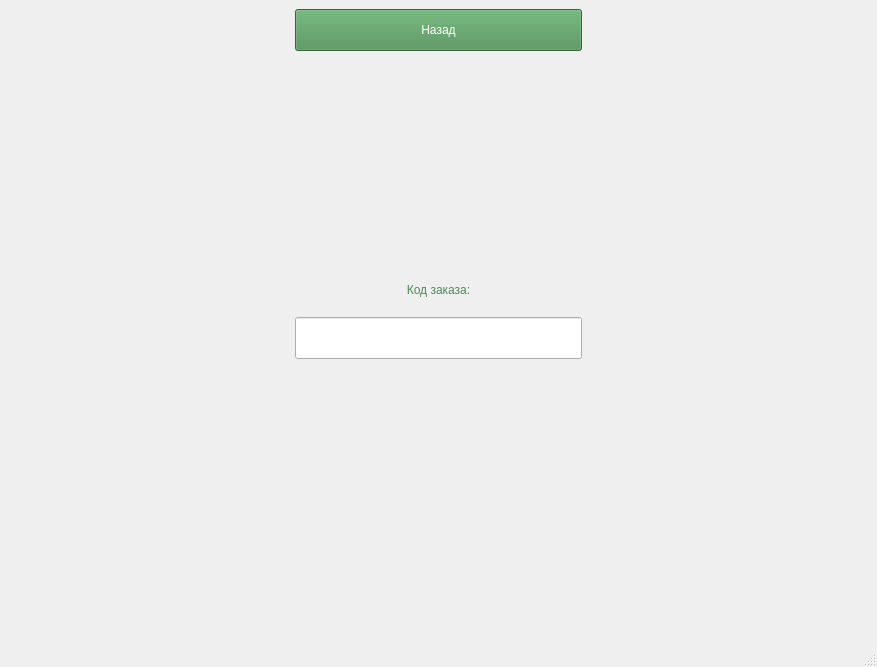
<?xml version="1.0" encoding="UTF-8"?>
<ui version="4.0">
 <class>MainWindow</class>
 <widget class="QMainWindow" name="MainWindow">
  <property name="geometry">
   <rect>
    <x>0</x>
    <y>0</y>
    <width>877</width>
    <height>667</height>
   </rect>
  </property>
  <property name="minimumSize">
   <size>
    <width>800</width>
    <height>600</height>
   </size>
  </property>
  <property name="windowTitle">
   <string>ПСОО &quot;Не навреди&quot; - Лаборант - Прием отходов</string>
  </property>
  <property name="windowIcon">
   <iconset>
    <normaloff>../img/Логотип.png</normaloff>../img/Логотип.png</iconset>
  </property>
  <property name="styleSheet">
   <string notr="true">QWidget {
	font: 700 14pt &quot;Comic Sans MS&quot;;
	color: rgb(73, 140,81);
}
QPushButton{
	background-color: rgb(73, 140,81);
	color:#ffffff;
	font: 700 11pt &quot;Comic Sans MS&quot;;
}</string>
  </property>
  <widget class="QWidget" name="centralwidget">
   <layout class="QGridLayout" name="gridLayout">
    <item row="2" column="2">
     <spacer name="horizontalSpacer_2">
      <property name="orientation">
       <enum>Qt::Horizontal</enum>
      </property>
      <property name="sizeHint" stdset="0">
       <size>
        <width>40</width>
        <height>20</height>
       </size>
      </property>
     </spacer>
    </item>
    <item row="2" column="0">
     <spacer name="horizontalSpacer">
      <property name="orientation">
       <enum>Qt::Horizontal</enum>
      </property>
      <property name="sizeHint" stdset="0">
       <size>
        <width>40</width>
        <height>20</height>
       </size>
      </property>
     </spacer>
    </item>
    <item row="2" column="1">
     <layout class="QVBoxLayout" name="verticalLayout">
      <item>
       <widget class="QPushButton" name="pushButton_5">
        <property name="sizePolicy">
         <sizepolicy hsizetype="Minimum" vsizetype="Expanding">
          <horstretch>0</horstretch>
          <verstretch>0</verstretch>
         </sizepolicy>
        </property>
        <property name="text">
         <string>Назад</string>
        </property>
       </widget>
      </item>
      <item>
       <spacer name="verticalSpacer_7">
        <property name="orientation">
         <enum>Qt::Vertical</enum>
        </property>
        <property name="sizeHint" stdset="0">
         <size>
          <width>20</width>
          <height>40</height>
         </size>
        </property>
       </spacer>
      </item>
      <item>
       <spacer name="verticalSpacer_5">
        <property name="orientation">
         <enum>Qt::Vertical</enum>
        </property>
        <property name="sizeHint" stdset="0">
         <size>
          <width>20</width>
          <height>40</height>
         </size>
        </property>
       </spacer>
      </item>
      <item>
       <spacer name="verticalSpacer_4">
        <property name="orientation">
         <enum>Qt::Vertical</enum>
        </property>
        <property name="sizeHint" stdset="0">
         <size>
          <width>20</width>
          <height>40</height>
         </size>
        </property>
       </spacer>
      </item>
      <item>
       <spacer name="verticalSpacer_10">
        <property name="orientation">
         <enum>Qt::Vertical</enum>
        </property>
        <property name="sizeHint" stdset="0">
         <size>
          <width>20</width>
          <height>40</height>
         </size>
        </property>
       </spacer>
      </item>
      <item>
       <spacer name="verticalSpacer_2">
        <property name="orientation">
         <enum>Qt::Vertical</enum>
        </property>
        <property name="sizeHint" stdset="0">
         <size>
          <width>20</width>
          <height>40</height>
         </size>
        </property>
       </spacer>
      </item>
      <item>
       <widget class="QLabel" name="label">
        <property name="sizePolicy">
         <sizepolicy hsizetype="Expanding" vsizetype="Expanding">
          <horstretch>0</horstretch>
          <verstretch>0</verstretch>
         </sizepolicy>
        </property>
        <property name="text">
         <string>Код заказа:</string>
        </property>
        <property name="alignment">
         <set>Qt::AlignCenter</set>
        </property>
       </widget>
      </item>
      <item>
       <widget class="QLineEdit" name="lineEdit">
        <property name="sizePolicy">
         <sizepolicy hsizetype="Expanding" vsizetype="MinimumExpanding">
          <horstretch>0</horstretch>
          <verstretch>0</verstretch>
         </sizepolicy>
        </property>
        <property name="inputMask">
         <string/>
        </property>
       </widget>
      </item>
      <item>
       <widget class="QLabel" name="label_2">
        <property name="minimumSize">
         <size>
          <width>0</width>
          <height>60</height>
         </size>
        </property>
        <property name="text">
         <string/>
        </property>
        <property name="scaledContents">
         <bool>true</bool>
        </property>
       </widget>
      </item>
      <item>
       <spacer name="verticalSpacer_9">
        <property name="orientation">
         <enum>Qt::Vertical</enum>
        </property>
        <property name="sizeHint" stdset="0">
         <size>
          <width>20</width>
          <height>40</height>
         </size>
        </property>
       </spacer>
      </item>
      <item>
       <spacer name="verticalSpacer_8">
        <property name="orientation">
         <enum>Qt::Vertical</enum>
        </property>
        <property name="sizeHint" stdset="0">
         <size>
          <width>20</width>
          <height>40</height>
         </size>
        </property>
       </spacer>
      </item>
      <item>
       <spacer name="verticalSpacer_6">
        <property name="orientation">
         <enum>Qt::Vertical</enum>
        </property>
        <property name="sizeHint" stdset="0">
         <size>
          <width>20</width>
          <height>40</height>
         </size>
        </property>
       </spacer>
      </item>
      <item>
       <spacer name="verticalSpacer_3">
        <property name="orientation">
         <enum>Qt::Vertical</enum>
        </property>
        <property name="sizeHint" stdset="0">
         <size>
          <width>20</width>
          <height>40</height>
         </size>
        </property>
       </spacer>
      </item>
      <item>
       <spacer name="verticalSpacer">
        <property name="orientation">
         <enum>Qt::Vertical</enum>
        </property>
        <property name="sizeHint" stdset="0">
         <size>
          <width>20</width>
          <height>40</height>
         </size>
        </property>
       </spacer>
      </item>
     </layout>
    </item>
   </layout>
  </widget>
  <widget class="QStatusBar" name="statusbar"/>
 </widget>
 <resources/>
 <connections/>
</ui>
